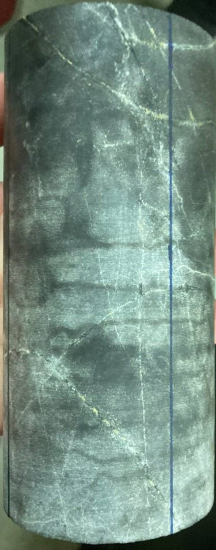
#> input picture b4.png, 216 x 550 px, found by its file name
$ python contornoMeanshift.py
#> lines starting #> are read from the running program, lines starting #| are printed output that depends on the picture; after the words box and inside, x2 and y2 are one past the last pixel; in counts of white or black regions, pixels touching at a corner belong together
"""import cv2
import matplotlib.pyplot as plt
import numpy as np
from sklearn.cluster import DBSCAN

img = cv2.imread('a-50.png')

Z = np.float32(img.reshape((-1,3)))
db = DBSCAN(eps=0.3, min_samples=10).fit(Z[:,:2])

plt.imshow(np.uint8(db.labels_.reshape(img.shape[:2])))
plt.show()
#cv2.waitKey(0)
#cv2.destroyAllWindows()"""
import cv2
import matplotlib.pyplot as plt
import numpy as np

from skimage.filters import threshold_otsu

img = cv2.imread('geology-quantifier/b4.png')
#> img is the input picture: shape (550, 216, 3); mean B, G, R 129.9, 140.8, 116.4
img = cv2.cvtColor(img, cv2.COLOR_BGR2HSV)
#> img: shape (550, 216, 3); mean H, S, V 73.5, 50.5, 141.4
Z = np.float32(img.reshape((-1,3)))

img = cv2.pyrMeanShiftFiltering(img, 20, 10, 3)
#> img: shape (550, 216, 3); mean H, S, V 74, 50.6, 141.2
img = cv2.cvtColor(img, cv2.COLOR_HSV2RGB)

plt.imshow(img)
plt.show()

imgray = cv2.cvtColor(img, cv2.COLOR_BGR2GRAY)
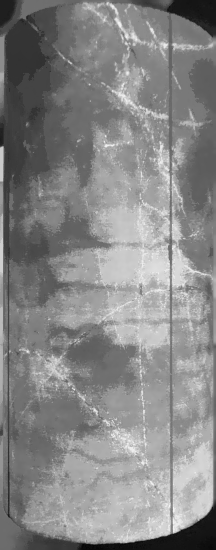
#> imgray: shape (550, 216); min 5, max 244, mean 134.4
ret, thresh = cv2.threshold(imgray, 127, 255, 0)
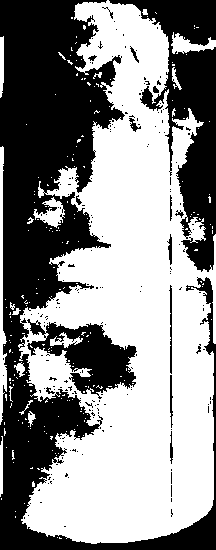
#> thresh: shape (550, 216); 55% white; 198 black regions (181 under 20 px)
contours, hierarchy = cv2.findContours(thresh, cv2.RETR_CCOMP, cv2.CHAIN_APPROX_SIMPLE)
#> contours = 516 contours, 481 with area under 20; largest, box (x1, y1, x2, y2) and area: (18, 0, 216, 544) 65942, (26, 321, 138, 397) 4385, (0, 146, 7, 425) 702, (33, 197, 65, 228) 394, (171, 32, 216, 54) 389
print ('hierarchy=',hierarchy)
#> (printed output is left out)
cv2.drawContours(img , contours, -1, (0,0,255), 3)
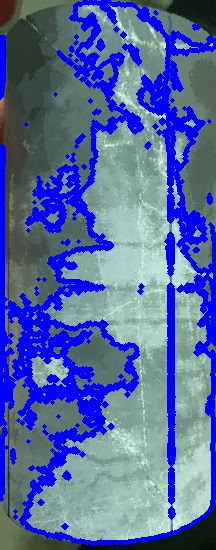
#> img: shape (550, 216, 3); mean R, G, B 86.1, 105.1, 161.2
cv2.imshow('imagen',img)
cv2.imshow('thresh', thresh)
cv2.waitKey(0)
cv2.destroyAllWindows()
"""
img_rgb=cv2.cvtColor(img,cv2.COLOR_BGR2RGB)
img_gray=cv2.cvtColor(img_rgb,cv2.COLOR_RGB2GRAY)

def filter_image(image, mask):
    r = image[:,:,0] * mask
    g = image[:,:,1] * mask
    b = image[:,:,2] * mask
    return np.dstack([r,g,b])

thresh = threshold_otsu(img_gray)
img_otsu  = img_gray < thresh
filtered = filter_image(img, img_otsu)
cv2.imshow('imagen',filtered)
cv2.waitKey(0)
cv2.destroyAllWindows()"""

$ run again, with b4Sombra.png copied over b4.png
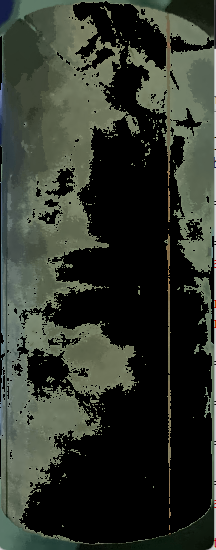
#> input picture b4Sombra.png, 216 x 550 px, found by its file name
#> img is the input picture: shape (550, 216, 3); mean B, G, R 43.7, 52.9, 47.7
#> `ret, thresh = cv2.threshold(imgray, 127, 255, 0)`:
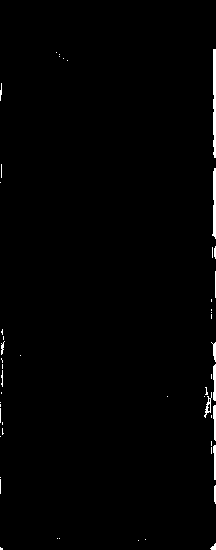
#> thresh: shape (550, 216); 1% white; 52 white regions (38 under 20 px)
#> contours = 54 contours, 47 with area under 20; largest, box (x1, y1, x2, y2) and area: (213, 49, 216, 158) 196, (212, 168, 216, 239) 130, (213, 364, 216, 401) 58, (204, 392, 212, 418) 52, (213, 405, 216, 441) 48, (213, 445, 216, 480) 41, (211, 342, 216, 362) 29
#> (printed output is left out)
#> `cv2.drawContours(img , contours, -1, (0,0,255), 3)`:
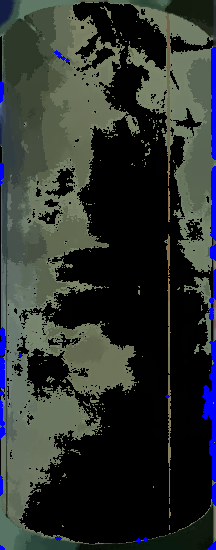
#> img: shape (550, 216, 3); mean R, G, B 44.6, 49.8, 47
